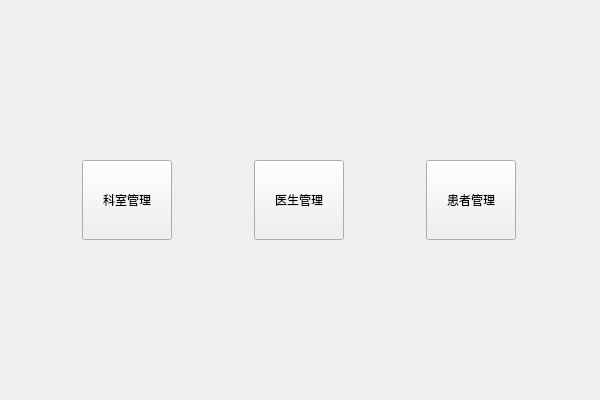
<?xml version="1.0" encoding="UTF-8"?>
<ui version="4.0">
 <class>WelcomeviewClass</class>
 <widget class="QWidget" name="WelcomeviewClass">
  <property name="geometry">
   <rect>
    <x>0</x>
    <y>0</y>
    <width>600</width>
    <height>400</height>
   </rect>
  </property>
  <property name="windowTitle">
   <string>欢迎</string>
  </property>
  <layout class="QVBoxLayout" name="verticalLayout">
   <item>
    <spacer name="verticalSpacer">
     <property name="orientation">
      <enum>Qt::Vertical</enum>
     </property>
     <property name="sizeHint" stdset="0">
      <size>
       <width>20</width>
       <height>141</height>
      </size>
     </property>
    </spacer>
   </item>
   <item>
    <layout class="QHBoxLayout" name="horizontalLayout">
     <property name="spacing">
      <number>11</number>
     </property>
     <item>
      <widget class="QPushButton" name="Btn_Department">
       <property name="sizePolicy">
        <sizepolicy hsizetype="Fixed" vsizetype="Preferred">
         <horstretch>0</horstretch>
         <verstretch>0</verstretch>
        </sizepolicy>
       </property>
       <property name="minimumSize">
        <size>
         <width>90</width>
         <height>80</height>
        </size>
       </property>
       <property name="text">
        <string>科室管理</string>
       </property>
      </widget>
     </item>
     <item>
      <widget class="QPushButton" name="Btn_Doctor">
       <property name="sizePolicy">
        <sizepolicy hsizetype="Fixed" vsizetype="Preferred">
         <horstretch>0</horstretch>
         <verstretch>0</verstretch>
        </sizepolicy>
       </property>
       <property name="minimumSize">
        <size>
         <width>90</width>
         <height>80</height>
        </size>
       </property>
       <property name="text">
        <string>医生管理</string>
       </property>
      </widget>
     </item>
     <item>
      <widget class="QPushButton" name="Btn_Patient">
       <property name="sizePolicy">
        <sizepolicy hsizetype="Fixed" vsizetype="Preferred">
         <horstretch>0</horstretch>
         <verstretch>0</verstretch>
        </sizepolicy>
       </property>
       <property name="minimumSize">
        <size>
         <width>90</width>
         <height>80</height>
        </size>
       </property>
       <property name="text">
        <string>患者管理</string>
       </property>
      </widget>
     </item>
    </layout>
   </item>
   <item>
    <spacer name="verticalSpacer_2">
     <property name="orientation">
      <enum>Qt::Vertical</enum>
     </property>
     <property name="sizeHint" stdset="0">
      <size>
       <width>20</width>
       <height>141</height>
      </size>
     </property>
    </spacer>
   </item>
  </layout>
 </widget>
 <layoutdefault spacing="6" margin="11"/>
 <resources/>
 <connections/>
</ui>
